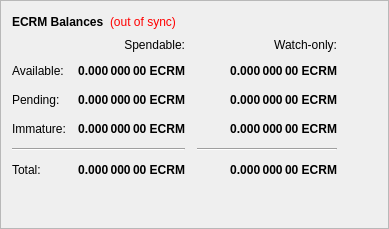
        <widget class="QFrame" name="frame">
         <property name="frameShape">
          <enum>QFrame::StyledPanel</enum>
         </property>
         <property name="frameShadow">
          <enum>QFrame::Raised</enum>
         </property>
         <layout class="QVBoxLayout" name="verticalLayout_4">
          <item>
           <layout class="QHBoxLayout" name="horizontalLayout_4">
            <item>
             <widget class="QLabel" name="label_5">
              <property name="font">
               <font>
                <weight>75</weight>
                <bold>true</bold>
               </font>
              </property>
              <property name="text">
               <string>ECRM Balances</string>
              </property>
             </widget>
            </item>
            <item>
             <widget class="QLabel" name="labelWalletStatus">
              <property name="cursor">
               <cursorShape>WhatsThisCursor</cursorShape>
              </property>
              <property name="toolTip">
               <string>The displayed information may be out of date. Your wallet automatically synchronizes with the ECRM network after a connection is established, but this process has not completed yet.</string>
              </property>
              <property name="styleSheet">
               <string notr="true">QLabel { color: red; }</string>
              </property>
              <property name="text">
               <string notr="true">(out of sync)</string>
              </property>
              <property name="alignment">
               <set>Qt::AlignLeading|Qt::AlignLeft|Qt::AlignVCenter</set>
              </property>
             </widget>
            </item>
            <item>
             <spacer name="horizontalSpacer_3">
              <property name="orientation">
               <enum>Qt::Horizontal</enum>
              </property>
              <property name="sizeHint" stdset="0">
               <size>
                <width>40</width>
                <height>20</height>
               </size>
              </property>
             </spacer>
            </item>
           </layout>
          </item>
          <item>
           <layout class="QGridLayout" name="gridLayout">
            <property name="spacing">
             <number>12</number>
            </property>
            <item row="2" column="2">
             <widget class="QLabel" name="labelWatchPending">
              <property name="font">
               <font>
                <weight>75</weight>
                <bold>true</bold>
               </font>
              </property>
              <property name="cursor">
               <cursorShape>IBeamCursor</cursorShape>
              </property>
              <property name="toolTip">
               <string>Unconfirmed transactions to watch-only addresses</string>
              </property>
              <property name="text">
               <string notr="true">0.000 000 00 ECRM</string>
              </property>
              <property name="alignment">
               <set>Qt::AlignRight|Qt::AlignTrailing|Qt::AlignVCenter</set>
              </property>
              <property name="textInteractionFlags">
               <set>Qt::LinksAccessibleByMouse|Qt::TextSelectableByKeyboard|Qt::TextSelectableByMouse</set>
              </property>
             </widget>
            </item>
            <item row="2" column="1">
             <widget class="QLabel" name="labelUnconfirmed">
              <property name="font">
               <font>
                <weight>75</weight>
                <bold>true</bold>
               </font>
              </property>
              <property name="cursor">
               <cursorShape>IBeamCursor</cursorShape>
              </property>
              <property name="toolTip">
               <string>Total of transactions that have yet to be confirmed, and do not yet count toward the spendable balance</string>
              </property>
              <property name="text">
               <string notr="true">0.000 000 00 ECRM</string>
              </property>
              <property name="alignment">
               <set>Qt::AlignRight|Qt::AlignTrailing|Qt::AlignVCenter</set>
              </property>
              <property name="textInteractionFlags">
               <set>Qt::LinksAccessibleByMouse|Qt::TextSelectableByKeyboard|Qt::TextSelectableByMouse</set>
              </property>
             </widget>
            </item>
            <item row="3" column="2">
             <widget class="QLabel" name="labelWatchImmature">
              <property name="font">
               <font>
                <weight>75</weight>
                <bold>true</bold>
               </font>
              </property>
              <property name="cursor">
               <cursorShape>IBeamCursor</cursorShape>
              </property>
              <property name="toolTip">
               <string>Staked or masternode rewards in watch-only addresses that has not yet matured</string>
              </property>
              <property name="text">
               <string notr="true">0.000 000 00 ECRM</string>
              </property>
              <property name="alignment">
               <set>Qt::AlignRight|Qt::AlignTrailing|Qt::AlignVCenter</set>
              </property>
              <property name="textInteractionFlags">
               <set>Qt::LinksAccessibleByMouse|Qt::TextSelectableByKeyboard|Qt::TextSelectableByMouse</set>
              </property>
             </widget>
            </item>
            <item row="4" column="0" colspan="2">
             <widget class="Line" name="lineSpendableBalance">
              <property name="orientation">
               <enum>Qt::Horizontal</enum>
              </property>
             </widget>
            </item>
            <item row="4" column="2">
             <widget class="Line" name="lineWatchBalance">
              <property name="sizePolicy">
               <sizepolicy hsizetype="Preferred" vsizetype="Fixed">
                <horstretch>0</horstretch>
                <verstretch>0</verstretch>
               </sizepolicy>
              </property>
              <property name="minimumSize">
               <size>
                <width>140</width>
                <height>0</height>
               </size>
              </property>
              <property name="orientation">
               <enum>Qt::Horizontal</enum>
              </property>
             </widget>
            </item>
            <item row="5" column="0">
             <widget class="QLabel" name="labelTotalText">
              <property name="text">
               <string>Total:</string>
              </property>
             </widget>
            </item>
            <item row="3" column="1">
             <widget class="QLabel" name="labelImmature">
              <property name="font">
               <font>
                <weight>75</weight>
                <bold>true</bold>
               </font>
              </property>
              <property name="cursor">
               <cursorShape>IBeamCursor</cursorShape>
              </property>
              <property name="toolTip">
               <string>Staked or masternode rewards that has not yet matured</string>
              </property>
              <property name="text">
               <string notr="true">0.000 000 00 ECRM</string>
              </property>
              <property name="alignment">
               <set>Qt::AlignRight|Qt::AlignTrailing|Qt::AlignVCenter</set>
              </property>
              <property name="textInteractionFlags">
               <set>Qt::LinksAccessibleByMouse|Qt::TextSelectableByKeyboard|Qt::TextSelectableByMouse</set>
              </property>
             </widget>
            </item>
            <item row="2" column="3">
             <spacer name="horizontalSpacer_2">
              <property name="orientation">
               <enum>Qt::Horizontal</enum>
              </property>
              <property name="sizeHint" stdset="0">
               <size>
                <width>40</width>
                <height>20</height>
               </size>
              </property>
             </spacer>
            </item>
            <item row="3" column="0">
             <widget class="QLabel" name="labelImmatureText">
              <property name="text">
               <string>Immature:</string>
              </property>
             </widget>
            </item>
            <item row="5" column="1">
             <widget class="QLabel" name="labelTotal">
              <property name="font">
               <font>
                <weight>75</weight>
                <bold>true</bold>
               </font>
              </property>
              <property name="cursor">
               <cursorShape>IBeamCursor</cursorShape>
              </property>
              <property name="toolTip">
               <string>Your current total balance</string>
              </property>
              <property name="text">
               <string notr="true">0.000 000 00 ECRM</string>
              </property>
              <property name="alignment">
               <set>Qt::AlignRight|Qt::AlignTrailing|Qt::AlignVCenter</set>
              </property>
              <property name="textInteractionFlags">
               <set>Qt::LinksAccessibleByMouse|Qt::TextSelectableByKeyboard|Qt::TextSelectableByMouse</set>
              </property>
             </widget>
            </item>
            <item row="5" column="2">
             <widget class="QLabel" name="labelWatchTotal">
              <property name="font">
               <font>
                <weight>75</weight>
                <bold>true</bold>
               </font>
              </property>
              <property name="cursor">
               <cursorShape>IBeamCursor</cursorShape>
              </property>
              <property name="toolTip">
               <string>Current total balance in watch-only addresses</string>
              </property>
              <property name="text">
               <string notr="true">0.000 000 00 ECRM</string>
              </property>
              <property name="alignment">
               <set>Qt::AlignRight|Qt::AlignTrailing|Qt::AlignVCenter</set>
              </property>
              <property name="textInteractionFlags">
               <set>Qt::LinksAccessibleByMouse|Qt::TextSelectableByKeyboard|Qt::TextSelectableByMouse</set>
              </property>
             </widget>
            </item>
            <item row="0" column="2">
             <widget class="QLabel" name="labelWatchonly">
              <property name="text">
               <string>Watch-only:</string>
              </property>
              <property name="alignment">
               <set>Qt::AlignRight|Qt::AlignTrailing|Qt::AlignVCenter</set>
              </property>
             </widget>
            </item>
            <item row="1" column="0">
             <widget class="QLabel" name="labelBalanceText">
              <property name="text">
               <string>Available:</string>
              </property>
             </widget>
            </item>
            <item row="1" column="1">
             <widget class="QLabel" name="labelBalance">
              <property name="font">
               <font>
                <weight>75</weight>
                <bold>true</bold>
               </font>
              </property>
              <property name="cursor">
               <cursorShape>IBeamCursor</cursorShape>
              </property>
              <property name="toolTip">
               <string>Your current spendable balance</string>
              </property>
              <property name="text">
               <string notr="true">0.000 000 00 ECRM</string>
              </property>
              <property name="alignment">
               <set>Qt::AlignRight|Qt::AlignTrailing|Qt::AlignVCenter</set>
              </property>
              <property name="textInteractionFlags">
               <set>Qt::LinksAccessibleByMouse|Qt::TextSelectableByKeyboard|Qt::TextSelectableByMouse</set>
              </property>
             </widget>
            </item>
            <item row="1" column="2">
             <widget class="QLabel" name="labelWatchAvailable">
              <property name="font">
               <font>
                <weight>75</weight>
                <bold>true</bold>
               </font>
              </property>
              <property name="cursor">
               <cursorShape>IBeamCursor</cursorShape>
              </property>
              <property name="toolTip">
               <string>Your current balance in watch-only addresses</string>
              </property>
              <property name="text">
               <string notr="true">0.000 000 00 ECRM</string>
              </property>
              <property name="alignment">
               <set>Qt::AlignRight|Qt::AlignTrailing|Qt::AlignVCenter</set>
              </property>
              <property name="textInteractionFlags">
               <set>Qt::LinksAccessibleByMouse|Qt::TextSelectableByKeyboard|Qt::TextSelectableByMouse</set>
              </property>
             </widget>
            </item>
            <item row="2" column="0">
             <widget class="QLabel" name="labelPendingText">
              <property name="text">
               <string>Pending:</string>
              </property>
             </widget>
            </item>
            <item row="0" column="1">
             <widget class="QLabel" name="labelSpendable">
              <property name="text">
               <string>Spendable:</string>
              </property>
              <property name="alignment">
               <set>Qt::AlignRight|Qt::AlignTrailing|Qt::AlignVCenter</set>
              </property>
             </widget>
            </item>
           </layout>
          </item>
          <item>
           <spacer name="verticalSpacer_4">
            <property name="orientation">
             <enum>Qt::Vertical</enum>
            </property>
            <property name="sizeHint" stdset="0">
             <size>
              <width>20</width>
              <height>40</height>
             </size>
            </property>
           </spacer>
          </item>
         </layout>
        </widget>
